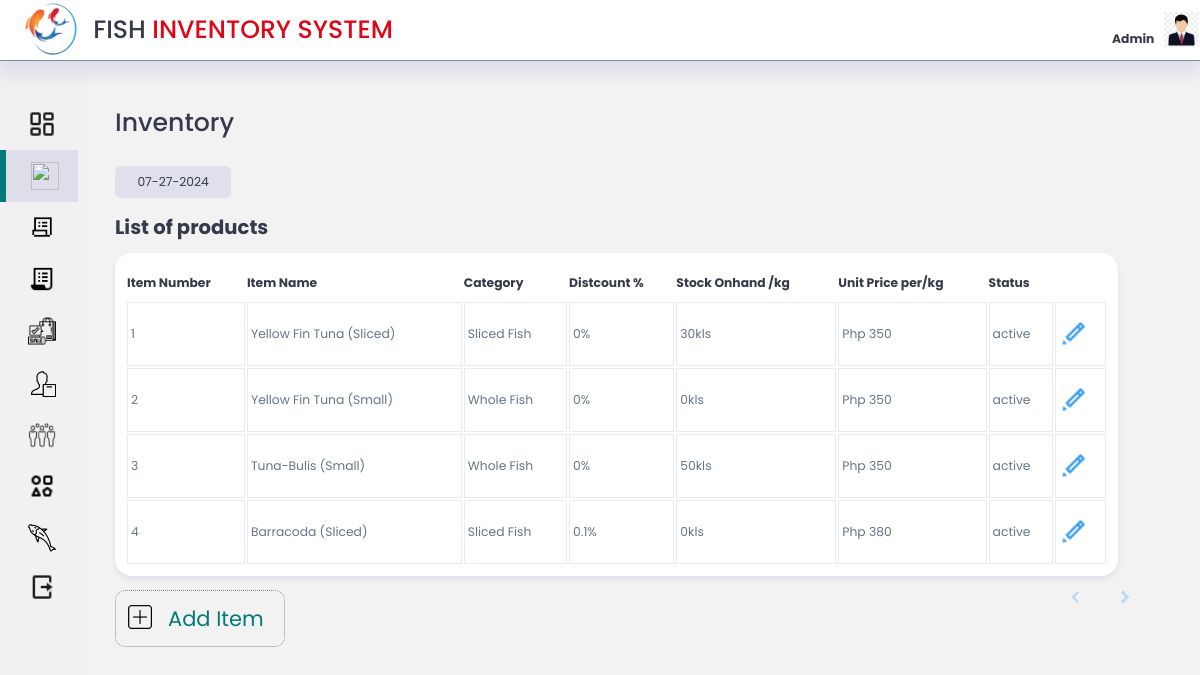
Screenshot of /Admin/inc/inventory/inventory.php with the database file from the repository.
### tables this page shows
CREATE TABLE `fish_items` (
  `fish_id` int(11) NOT NULL,
  `item_number` int(11) NOT NULL,
  `item_name` varchar(255) NOT NULL,
  `category_name` varchar(255) NOT NULL,
  `discount` double NOT NULL,
  `stock` double NOT NULL,
  `unit_price` double NOT NULL,
  `status` varchar(50) NOT NULL,
  `image` varchar(255) NOT NULL,
  `date_Added` timestamp NOT NULL DEFAULT current_timestamp() ON UPDATE current_timestamp()
);

### Admin/inc/inventory/inventory.php (the view, shortened to what this page needs)
<?php
include '../connection/db-user.php';
$per_page = 5;
$page = isset($_GET['page']) ? (int)$_GET['page'] : 1;
$start = ($page - 1) * $per_page;
$item_read = mysqli_query($conn, "SELECT * FROM fish_items LIMIT $start, $per_page;");
$prev_page = $page - 1;
$next_page = $page + 1;
?>
<!DOCTYPE html>
<html lang="en">
<head>
    <link rel="stylesheet" href="../../css/style.css">
</head>
<body>
<div class="top">
        <div class="logo">
            <img src="../../icons/fishlogo.png" alt="">
            <h1>FISH <span class="danger">INVENTORY SYSTEM</span></h1>
        </div>
        <div class="profile">
            <div class="admin-name">
                <div class="admin">
                    <br>
                    <span class="hovertext" data-hover= "Edit Admin"><a href="../../admin-update.php"><b class="text-muted">Admin</b></a></span>
                </div>
            </div>
            <div class="profile-photo">
                <a class="hovertext" href="admin-update.php" data-hover= "Edit Admin"><img src="../../icons/admin-logo.jpg" alt="pic"></a>
            </div>
        </div>
    </div>
<div class="container">
    <aside>
            <div class="nav">
                <a id="dashboard" class= "not-active" href="../../index.php"><span ><img  src="../../icons/icons8-dashboard-layout-24.png" alt=""></span><h3>Dashboard</h3></a>
                <a id="inventory"class= "active"  href="../..inventory.php"><span ><img src="../../icons/icons8-in-inventory-30.png" alt=""></span><h3 >Inventory</h3></a>
                <a id="purchase" class= "noot-active" href="../../inc/purchase/purchase.php"><span ><img src="../../icons/icons8-purchase-order-32.png" alt=""></span><h3>Purchase</h3></a>
                <a id="orders" class= "not-active" href="../../inc/orders/orders.php"><span ><img src="../../icons/icons8-purchase-order-30.png" alt=""></span><h3>Orders</h3></a>
                <a id="sale" class= "not-active" href="../../inc/sale/sale.php"><span ><img src="../../icons/icons8-purchase-64.png" alt=""></span><h3>Sale</h3></a>
                <a id="supplier" class= "not-active" href="../../inc/suppliers/supplier.php"><span ><img src="../../icons/icons8-supplier-50.png" alt=""></span><h3>Suppliers</h3></a>
                <a id="customer" class= "not-active" href="../../inc/customer.php"><span ><img src="../../icons/icons8-customers-64.png" alt=""></span><h3>Customers</h3></a>
                <a id="category" class= "not-active" href="../../inc/category/category.php"><span ><img src="../../icons/icons8-diversity-24.png" alt=""></span><h3>Category</h3></a>
                <a id="gallery" class= "not-active" href="../../inc/gallery/gallery.php"><span ><img src="../../icons/icons8-top-view-fish-50.png" alt=""></span><h3>Gallery</h3></a>
                <a href="../../logout.php"><span ><img src="../../icons/icons8-logout-24.png" alt=""></span><h3 class='danger'>Logout</h3></a>
            </div>
    </aside>
<main>
<div class="inventory">
        <h1>Inventory</h1>
        <div class="date">
        <?php
        $date = date('m-d-Y');
        echo $date;
        ?>
        </div>
        <div class="table">
            <h2>List of products</h2>
            <table>
                <thead>
                    <tr>
                        <th>Item Number</th>
                        <th>Item Name</th>
                        <th>Category</th>
                        <th>Distcount %</th>
                        <th>Stock Onhand /kg</th>
                        <th>Unit Price per/kg</th>
                        <th>Status</th>
                    </tr>
                </thead>
                <tbody>
                    <?php while ($item_result = mysqli_fetch_assoc($item_read)) { ?>
                    <tr>
                        <td><?php echo $item_result['item_number']; ?></td>
                        <td><?php echo $item_result['item_name']; ?></td>
                        <td><?php echo $item_result['category_name']; ?></td>
                        <td><?php echo $item_result['discount']; ?><span>%</span></td>
                        <td><?php echo $item_result['stock']; ?><span>kls</span></td>
                        <td><span>Php</span> <span><?php echo $item_result['unit_price']; ?></span></td>
                        <td><?php echo $item_result['status']; ?></td>
                        <td class="success"><a  href="inventoryEdit.php?id=<?php echo $item_result['fish_id']; ?>"  ><img src="../../icons/icons8-pencil-24.png" alt="edit"></a></td>
                    </tr>
                    <?php } ?>
                </tbody>
            </table>
            <div class="pagination">
                <?php
                echo "<a class='pagination-link' href='?page=$prev_page'><img src='../../icons/icons8-prev-100.png' alt='prev'></a><a class='pagination-link' href='?page=$next_page'><img src='../../icons/icons8-forward-80.png' alt='forward'></a> ";
                ?>
                </div>
            <a href="#"><label class="btn" for="modal-2"><img src="../../icons/icons8-add-new-50.png" alt=""> Add Item</label></a>
        </div>
</div>
</main>
</body>
</html>

### rows the page displays
fish_items: item_number "1", item_name "Yellow Fin Tuna (Sliced)", category_name "Sliced Fish", discount "0", stock "30", unit_price "350", status "active"
fish_items: item_number "2", item_name "Yellow Fin Tuna (Small)", category_name "Whole Fish", discount "0", stock "0", unit_price "350", status "active"
fish_items: item_number "3", item_name "Tuna-Bulis (Small)", category_name "Whole Fish", discount "0", stock "50", unit_price "350", status "active"
fish_items: item_number "4", item_name "Barracoda (Sliced)", category_name "Sliced Fish", discount "0.1", stock "0", unit_price "380", status "active"
